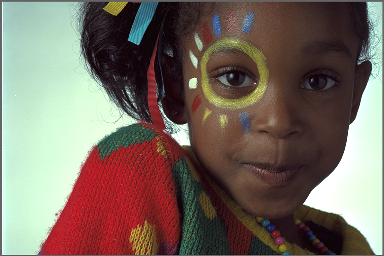
%> input picture Codes-Divers-MATLAB/Image/DL/DL10_-_DIPConvert/girl.tif, 384 x 256 px, given in place of flowers.tif, which was not available
$ octave DL10.m   (GNU Octave 9; MATLAB toolbox functions it lacks are replaced by stand-ins)
%> lines starting %> are read from the running program, lines starting %| are printed output that depends on the picture; pictures that were not available may be replaced by others from this repository, and a replacement may not be noted
close all ;
clear all ;
clc ;
%%
for i=1:2
    if i==1
        f=imread('flowers.tif');
%> f is the input picture: size 256x384x3 uint8; mean R, G, B 119.9, 106.4, 96.4
    else
        f=imread('girl.tif');
    end
figure
R=f(:,:,1);
G=f(:,:,2);
B=f(:,:,3);
Y = (0.299.*(R) + 0.587.*G + 0.114.*B);
I= (0.596.* R - 0.274.*G - 0.322.*B);
Q = (0.211.*R - 0.523.*G + 0.312.*B);
h= cat(3,Y,I,Q);
subplot(241), imshow(h);title('rgb2ntsc')

R = (1.000.*Y + 0.956.*I + 0.621.*Q);
G= (1.000.*Y- 0.272.*I - 0.647.*Q);
B = (1.000.*Y - 1.106.*I + 1.703.*Q);
hh= cat(3,R,G,B);
subplot(242), imshow(hh);title('ntsc2rgb')

%%

Y = (0.299.*(f(:,:,1)) + 0.587.*(f(:,:,2)) + 0.114.*(f(:,:,3)));
Cb = (0.564.*((f(:,:,3)) - (Y(:,:,1)))+128);
Cr = (0.713.*((f(:,:,1)) - (Y(:,:,1)))+128);
h= cat(3,Y,Cb,Cr);
subplot(243), imshow(h);title('rgb2ycbcr')

R = (h(:,:,1)) + 1.4025.*((h(:,:,3) - 128));
G = (h(:,:,1)) - 0.3443.*((h(:,:,2) - 128)) - 0.7144.*((h(:,:,3) - 128));
B = (h(:,:,1)) + 1.7730.*((h(:,:,2) - 128));
hh = cat(3,R,G,B);
subplot(244), imshow(hh);title('ycbcr2rgb')

%%

f=double(f);
%> f: size 256x384x3 double
R=f(:,:,1);
%> R: size 256x384 double
G=f(:,:,2);
%> G: size 256x384 double
B=f(:,:,3);
%> B: size 256x384 double
C=1-R;
M=1-G;
Y=1-B;
%> Y: size 256x384 double
h = cat(3,C,M,Y);
%> h: size 256x384x3 double
subplot(245), imshow(h);title('rgb to hsv')


h=double(h);
C=h(:,:,1);
M=h(:,:,2);
Y=h(:,:,3);
R=1-C;
G=1-M;
B=1-Y;
hh = cat(3,R,G,B);
subplot(246), imshow(hh);title('hsv to rgb')

%%

f = double(f);
R = f(:,:,1);
G = f(:,:,2);
B = f(:,:,3);
[M ,N,k] = size(f);
%> M = 256; N = 384; k = 3
V=zeros(M,N); VV=zeros(M,N);
S=zeros(M,N);
H=zeros(M,N);
for i=1:M
    for j=1:N
        V(i,j) = max(max(R(i,j),G(i,j)),B(i,j));
        VV(i,j) = min(min(R(i,j),G(i,j)),B(i,j));
    end
end
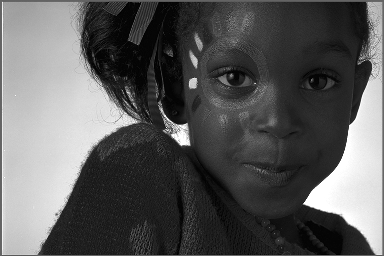
%> VV: size 256x384 double; min 0, max 255, mean 90.5

for i=1:M
    for j=1:N
        if V(i,j) == 0
            S(i,j) = 0;
        else
            S(i,j) = (V(i,j)- VV(i,j)) / V(i,j);
        end
    end
end
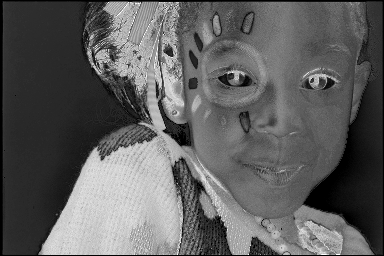
%> S: size 256x384 double; min 0, max 1, mean 0.374

for i=1:M
    for j=1:N
        if     V(i,j) == R(i,j)
            H(i,j) = (1/6)*(0 + ((G(i,j) - B(i,j))  / (V(i,j)- VV(i,j))));

        elseif V(i,j) == G(i,j)
            H(i,j) = (1/6)*(2 + ((B(i,j) - R(i,j))  / (V(i,j)- VV(i,j))));

        elseif V(i,j) == B(i,j)
            H(i,j) = (1/6)*(4 + ((R(i,j) - G(i,j))  / (V(i,j)- VV(i,j))));
        end

        if H(i,j) < 0
            H(i,j) = H(i,j) + 360;
        end
    end
end
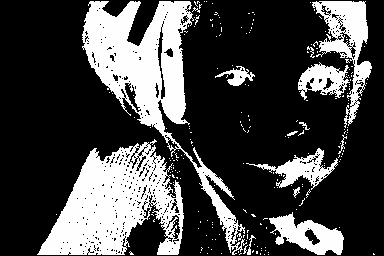
%> H: size 256x384 double; 2.72% of the values are NaN or infinite; the others: min 0, max 360, mean 102.1; drawn with min black, max white, NaN and infinite black
HSV = cat(3,H,S,V);
%> HSV: size 256x384x3 double; 0.91% of the values are NaN or infinite; the others: min 0, max 360, mean 77.62
subplot(247), imshow(HSV),title('rgb2hsv')


I=double(f)/255;
%> I: size 256x384x3 double
R=I(:,:,1);
G=I(:,:,2);
B=I(:,:,3);
numi=1/2*((R-G)+(R-B));
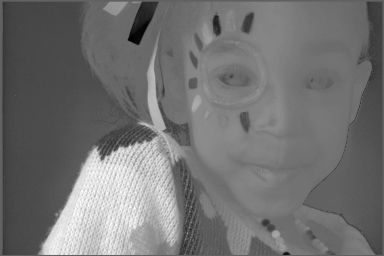
%> numi: size 256x384 double; min -0.418, max 0.676, mean 0.0724; drawn with min black and max white
denom=((R-G).^2+((R-B).*(G-B))).^0.5;
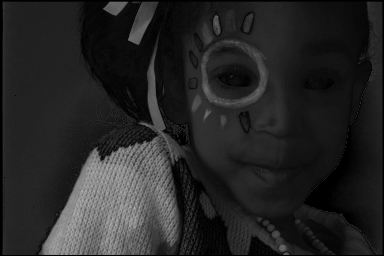
%> denom: size 256x384 double; min 0, max 0.678, mean 0.149
H=acosd(numi./(denom+0.000001));
H(B>G)=360-H(B>G);
H=H/360;
S=1- (3./(sum(I,3)+0.000001)).*min(I,[],3);
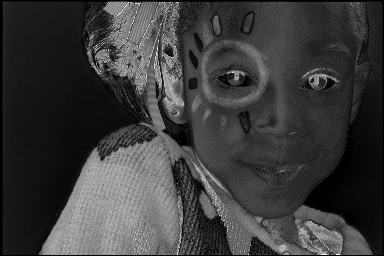
%> S: size 256x384 double; min 3.33e-07, max 1, mean 0.236
I=sum(I,3)./3;
%> I: size 256x384 double
HSI=zeros(size(f));
HSI(:,:,1)=H;
HSI(:,:,2)=S;
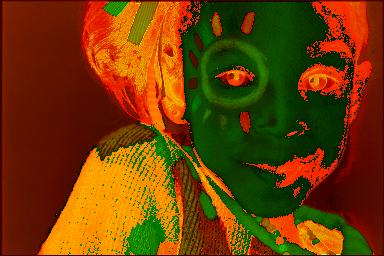
%> HSI: size 256x384x3 double; mean R, G, B 0.432, 0.236, 0
HSI(:,:,3)=I;
subplot(248), imshow(HSI),title('hsv2rgb')


end
